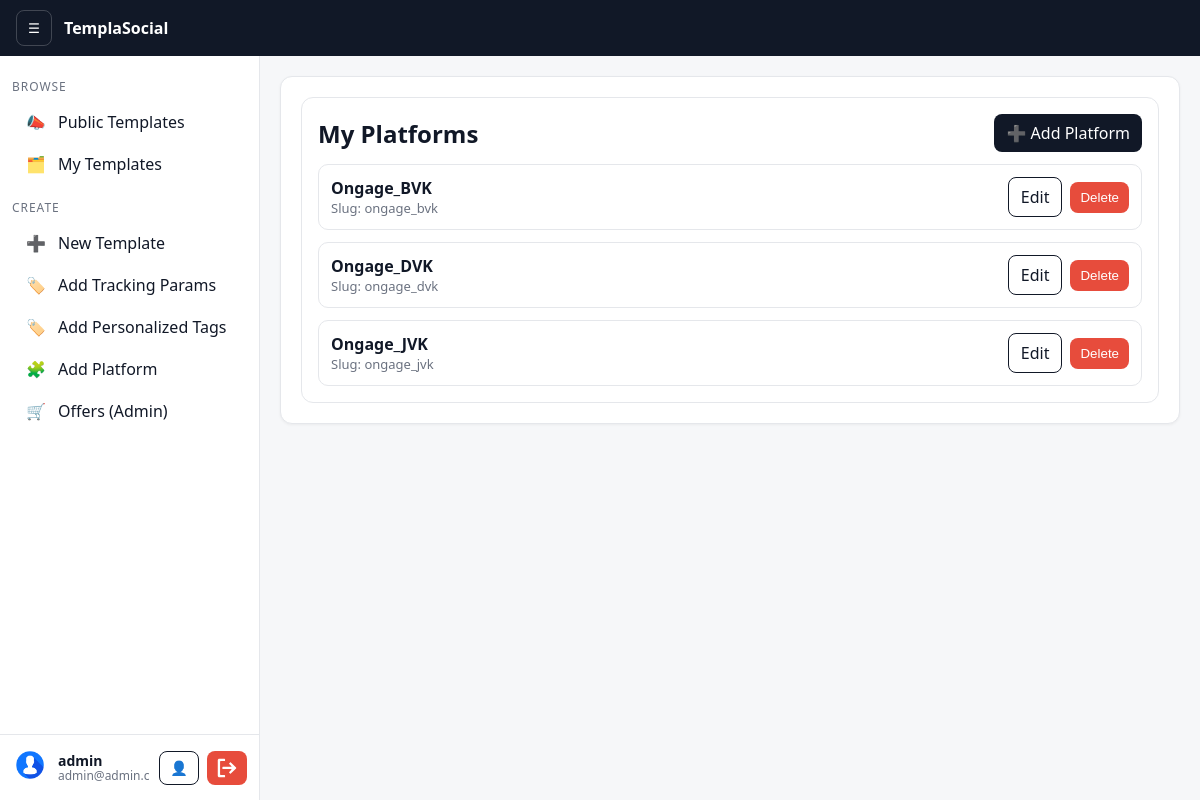
Screenshot of /catalog/platforms/ (signed in) with the database file from the repository.
### accounts/models.py (models this page shows, shortened)
class Profile(models.Model):
    user = models.OneToOneField(User, on_delete=models.CASCADE, related_name="profile")
    display_name = models.CharField(max_length=150, blank=True)
    company = models.CharField(max_length=150, blank=True)
    avatar = models.ImageField(upload_to=avatar_upload_to, blank=True, null=True)

### catalog/models.py (models this page shows, shortened)
class Platform(models.Model):
    name = models.CharField(max_length=80)
    slug = models.SlugField(max_length=100, blank=True)
    created_by = models.ForeignKey(User, on_delete=models.SET_NULL, null=True, blank=True)
    class Meta:
        constraints = [
            models.UniqueConstraint(fields=['created_by', 'name'], name='unique_user_platform')
        ]
        ordering = ['name']

### catalog/views.py (the view)
# urls.py: path('platforms/', views.platform_list, name='platform_list'),
@login_required
def platform_list(request):
    platforms = Platform.objects.filter(created_by=request.user).order_by("name")
    return render(request, "catalog/platform_list.html", {"platforms": platforms})

### templates/catalog/platform_list.html (shortened to what this page needs)
{% extends 'base.html' %}
{% block content %}
<div class="card" style="max-width:900px;margin:auto">
  <div style="display:flex;justify-content:space-between;align-items:center">
    <h2 style="margin:0">My Platforms</h2>
    <div style="display:flex;gap:8px">
      <a class="btn" href="{% url 'catalog:platform_add' %}">➕ Add Platform</a>
    </div>
  </div>
  <div style="margin-top:12px;display:flex;flex-direction:column;gap:12px">
    {% for platform in platforms %}
      <div style="display:flex;justify-content:space-between;align-items:center;gap:12px;padding:12px;border:1px solid #e5e7eb;border-radius:10px;background:#fff">
        <div>
          <div style="font-weight:700">{{ platform.name }}</div>
          <div class="muted" style="font-size:13px">Slug: {{ platform.slug }}</div>
        </div>
        <div style="display:flex;gap:8px;align-items:center">
          <a class="btn-outline" href="{% url 'catalog:platform_edit' platform.pk %}">Edit</a>
          <form method="get" action="{% url 'catalog:platform_delete' platform.pk %}" style="margin:0">
            <button type="submit" class="btn-danger">Delete</button>
          </form>
        </div>
      </div>
    {% empty %}
      <div class="card">No platforms added yet.</div>
    {% endfor %}
  </div>
</div>
{% endblock %}

### templates/base.html (shortened to what this page needs)
<!doctype html>
<html>
<head>
</head>
<body>
  <header>
    <button class="toggle" onclick="toggleSidebar()" aria-label="Toggle sidebar">☰</button>
    <div class="brand"><a href="{% url 'emails:home' %}">TemplaSocial</a></div>
  </header>
  <div class="layout">
    <aside id="sidebar" class="sidebar" data-collapsible>
      <div class="side-scroll">
        <div class="side-group">
          <div class="side-group-title">BROWSE</div>
          <a class="side-link" href="{% url 'emails:home' %}" title="Public Templates">
            <span class="icon">📣</span><span class="label">Public Templates</span>
          </a>
          {% if user.is_authenticated %}
          <a class="side-link" href="{% url 'emails:my_templates' %}" title="My Templates">
            <span class="icon">🗂️</span><span class="label">My Templates</span>
          </a>
          {% endif %}
        </div>
        {% if user.is_authenticated %}
        <div class="side-group" style="margin-top:14px">
          <div class="side-group-title">CREATE</div>
          <a class="side-link" href="{% url 'emails:template_create' %}" title="New Template">
            <span class="icon">➕</span><span class="label">New Template</span>
          </a>
          <a class="side-link" href="{% url 'catalog:param_index' %}" title="Add Tracking Params">
            <span class="icon">🏷️</span><span class="label">Add Tracking Params</span>
          </a>
          <a class="side-link" href="{% url 'catalog:personalized_tag_list' %}" title="Personalized tags">
            <span class="icon">🏷️</span><span class="label">Add Personalized Tags</span>
          </a>
          <a class="side-link" href="{% url 'catalog:platform_list' %}" title="Add Platform">
            <span class="icon">🧩</span><span class="label">Add Platform</span>
          </a>
          {% if user.is_staff %}
          <a class="side-link" href="{% url 'catalog:offer_index' %}" title="Offers (Admin)">
            <span class="icon">🛒</span><span class="label">Offers (Admin)</span>
          </a>
          {% endif %}
        </div>
        {% endif %}
      </div>
      {% if user.is_authenticated %}
      <div class="side-footer">
        <div class="user-info" title="{{ user.username }}">
          <a href="#" onclick="openProfileModal(event)" style="text-decoration: none;">
            {% if user.profile and user.profile.avatar %}
            <img src="{{ user.profile.avatar.url }}" alt="Avatar"
              style="width:36px;height:36px;border-radius:50%;object-fit:cover;">
            {% else %}
            <div class="avatar">{{ user.username|slice:":1"|upper }}</div>
            {% endif %}
          </a><a href="" onclick="openProfileModal(event)" style="text-decoration: none;">
            <div class="user-text">
              <div class="user-name">
                {% if user.profile and user.profile.display_name %}
    {{ user.profile.display_name }}
  {% else %}
    {{ user.get_full_name|default:user.username }}
  {% endif %}
              </div>
              <div class="user-email">{{ user.email }}</div>
            </div>
          </a>
        </div>
        <div class="user-actions" style="display:flex; gap:8px; align-items:center;">
          <a href="" title="Profile" onclick="openProfileModal(event)" style="display:flex; align-items:center; justify-content:center;
              width:40px; height:34px; border:1px solid #111827;
              border-radius:8px; background:#fff; color:#111827;
              font-size:14px; text-decoration:none; cursor:pointer;">
            👤
          </a>
          <form method="post" action="{% url 'accounts:logout' %}" title="Logout" style="margin:0;">
            <button type="submit" style="display:flex; align-items:center; justify-content:center;
               width:40px; height:34px; border:none; border-radius:8px;
               background:#e74c3c; cursor:pointer;">
            </button>
          </form>
        </div>
      </div>
      {% endif %}
    </aside>
<main id="content" class="content" style="padding:20px;">
  <div class="content-card">
    {% block content %}{% endblock %}
  </div>
</main>
  </div>
</body>
</html>

### templates/base.html (style rules this page uses)
:root { --header-h: 56px; --sidebar-w: 260px; --sidebar-w-c: 64px; --bg: #f6f7f9; --ink: #111827; --muted: #6b7280; --bd: #e5e7eb; --brand: #111827; --btn: #111827; --btn-ink: #fff; --btn-danger: #e74c3c; --btn-danger-hover: #c0392b; }
* { box-sizing: border-box }
body { font-family: system-ui, -apple-system, Segoe UI, Roboto, Helvetica, Arial, sans-serif; margin: 0; background: var(--bg); color: var(--ink) }
a { color: var(--ink); text-decoration: none }
header { position: fixed; top: 0; left: 0; right: 0; z-index: 1000; height: var(--header-h); background: var(--brand); color: #fff; display: flex; align-items: center; gap: 12px; padding: 0 16px; }
.brand a { color: #fff; font-weight: 700 }
.toggle { width: 36px; height: 36px; border: 1px solid #ffffff33; border-radius: 8px; background: transparent; color: #fff; display: flex; align-items: center; justify-content: center; cursor: pointer }
.layout { padding-top: var(--header-h) }
.sidebar { position: fixed; top: var(--header-h); left: 0; bottom: 0; width: var(--sidebar-w); border-right: 1px solid var(--bd); background: #fff; z-index: 900; display: flex; flex-direction: column; transition: width .2s ease; }
.side-scroll { flex: 1; overflow: auto; padding: 12px }
.side-group-title { font-size: 12px; letter-spacing: .08em; color: var(--muted); margin: 10px 0 6px; transition: opacity .2s }
.side-link { display: flex; align-items: center; gap: 10px; padding: 10px 12px; border-radius: 10px; color: var(--ink); white-space: nowrap; }
.side-link .icon { width: 24px; display: inline-flex; align-items: center; justify-content: center }
.side-link .label { transition: opacity .2s; overflow: hidden; text-overflow: ellipsis }
.side-footer { border-top: 1px solid var(--bd); padding: 12px; display: flex; gap: 10px; align-items: center; justify-content: space-between; }
.user-info { display: flex; align-items: center; gap: 10px; overflow: hidden }
.user-text { display: flex; flex-direction: column; line-height: 1.1; max-width: 140px }
.user-name { font-size: 14px; font-weight: 600; white-space: nowrap; text-overflow: ellipsis; overflow: hidden }
.user-email { font-size: 12px; color: var(--muted); white-space: nowrap; text-overflow: ellipsis; overflow: hidden }
.btn { background: var(--btn); color: var(--btn-ink); border: none; border-radius: 8px; padding: 8px 12px; cursor: pointer }
.btn-outline { background: #fff; border: 1px solid var(--ink); color: var(--ink); border-radius: 8px; padding: 8px 12px; cursor: pointer }
.btn-danger { background: var(--btn-danger); color: #fff; border: none; border-radius: 8px; padding: 8px 10px; cursor: pointer; display: block; margin: auto; }
.content { margin-left: var(--sidebar-w); padding: 18px 12px; min-height: calc(100vh - var(--header-h)); transition: margin-left .2s ease; }
.card { background: #fff; border: 1px solid var(--bd); border-radius: 12px; padding: 16px; margin-bottom: 16px }
.muted { color: var(--muted) }
.content-card { background:#fff;border:1px solid #e5e7eb;border-radius:12px;padding:20px;box-shadow:0 1px 3px rgba(0,0,0,.05) }

### rows the page displays
Platform: name "Ongage_BVK", slug "ongage_bvk"
Platform: name "Ongage_DVK", slug "ongage_dvk"
Platform: name "Ongage_JVK", slug "ongage_jvk"

### other values shown
{{ user.profile.display_name }} "admin"
